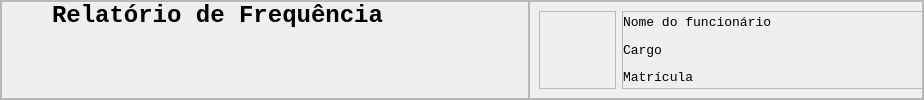
            <widget class="QFrame" name="info_bar_grid_2">
             <property name="minimumSize">
              <size>
               <width>924</width>
               <height>100</height>
              </size>
             </property>
             <property name="maximumSize">
              <size>
               <width>924</width>
               <height>100</height>
              </size>
             </property>
             <property name="frameShape">
              <enum>QFrame::StyledPanel</enum>
             </property>
             <property name="frameShadow">
              <enum>QFrame::Raised</enum>
             </property>
             <layout class="QHBoxLayout" name="horizontalLayout_17">
              <property name="spacing">
               <number>0</number>
              </property>
              <property name="leftMargin">
               <number>0</number>
              </property>
              <property name="topMargin">
               <number>0</number>
              </property>
              <property name="rightMargin">
               <number>0</number>
              </property>
              <property name="bottomMargin">
               <number>0</number>
              </property>
              <item>
               <widget class="QFrame" name="title_marc_grid_2">
                <property name="maximumSize">
                 <size>
                  <width>530</width>
                  <height>100</height>
                 </size>
                </property>
                <property name="frameShape">
                 <enum>QFrame::StyledPanel</enum>
                </property>
                <property name="frameShadow">
                 <enum>QFrame::Raised</enum>
                </property>
                <layout class="QVBoxLayout" name="verticalLayout_45">
                 <property name="spacing">
                  <number>0</number>
                 </property>
                 <property name="leftMargin">
                  <number>50</number>
                 </property>
                 <property name="topMargin">
                  <number>0</number>
                 </property>
                 <property name="rightMargin">
                  <number>0</number>
                 </property>
                 <property name="bottomMargin">
                  <number>0</number>
                 </property>
                 <item alignment="Qt::AlignTop">
                  <widget class="QLabel" name="title_marc_text_2">
                   <property name="font">
                    <font>
                     <family>Lucida Console</family>
                     <pointsize>18</pointsize>
                     <weight>75</weight>
                     <bold>true</bold>
                    </font>
                   </property>
                   <property name="text">
                    <string>Relatório de Frequência</string>
                   </property>
                  </widget>
                 </item>
                </layout>
               </widget>
              </item>
              <item>
               <widget class="QFrame" name="func_info_grid_2">
                <property name="minimumSize">
                 <size>
                  <width>0</width>
                  <height>0</height>
                 </size>
                </property>
                <property name="maximumSize">
                 <size>
                  <width>394</width>
                  <height>100</height>
                 </size>
                </property>
                <property name="frameShape">
                 <enum>QFrame::StyledPanel</enum>
                </property>
                <property name="frameShadow">
                 <enum>QFrame::Raised</enum>
                </property>
                <layout class="QHBoxLayout" name="horizontalLayout_18">
                 <item alignment="Qt::AlignHCenter">
                  <widget class="QFrame" name="frame_38">
                   <property name="maximumSize">
                    <size>
                     <width>90</width>
                     <height>16777215</height>
                    </size>
                   </property>
                   <property name="frameShape">
                    <enum>QFrame::StyledPanel</enum>
                   </property>
                   <property name="frameShadow">
                    <enum>QFrame::Raised</enum>
                   </property>
                   <layout class="QVBoxLayout" name="verticalLayout_46">
                    <property name="spacing">
                     <number>0</number>
                    </property>
                    <property name="leftMargin">
                     <number>0</number>
                    </property>
                    <property name="topMargin">
                     <number>0</number>
                    </property>
                    <property name="rightMargin">
                     <number>0</number>
                    </property>
                    <property name="bottomMargin">
                     <number>0</number>
                    </property>
                    <item>
                     <widget class="QLabel" name="user_icon3_2">
                      <property name="minimumSize">
                       <size>
                        <width>75</width>
                        <height>75</height>
                       </size>
                      </property>
                      <property name="maximumSize">
                       <size>
                        <width>75</width>
                        <height>75</height>
                       </size>
                      </property>
                      <property name="text">
                       <string/>
                      </property>
                      <property name="pixmap">
                       <pixmap resource="icons.qrc">:/icons/telas e icons/icons/Bianca/Icones e Imagens/IconeFuncionario.svg</pixmap>
                      </property>
                      <property name="scaledContents">
                       <bool>true</bool>
                      </property>
                      <property name="alignment">
                       <set>Qt::AlignCenter</set>
                      </property>
                     </widget>
                    </item>
                   </layout>
                  </widget>
                 </item>
                 <item>
                  <widget class="QFrame" name="user_info_2">
                   <property name="sizePolicy">
                    <sizepolicy hsizetype="Expanding" vsizetype="Preferred">
                     <horstretch>0</horstretch>
                     <verstretch>0</verstretch>
                    </sizepolicy>
                   </property>
                   <property name="minimumSize">
                    <size>
                     <width>394</width>
                     <height>0</height>
                    </size>
                   </property>
                   <property name="maximumSize">
                    <size>
                     <width>394</width>
                     <height>100</height>
                    </size>
                   </property>
                   <property name="frameShape">
                    <enum>QFrame::StyledPanel</enum>
                   </property>
                   <property name="frameShadow">
                    <enum>QFrame::Raised</enum>
                   </property>
                   <layout class="QVBoxLayout" name="verticalLayout_47">
                    <property name="leftMargin">
                     <number>0</number>
                    </property>
                    <property name="topMargin">
                     <number>0</number>
                    </property>
                    <property name="rightMargin">
                     <number>0</number>
                    </property>
                    <property name="bottomMargin">
                     <number>0</number>
                    </property>
                    <item>
                     <widget class="QLabel" name="username_txt_2">
                      <property name="font">
                       <font>
                        <family>Lucida Console</family>
                        <pointsize>10</pointsize>
                        <weight>50</weight>
                        <bold>false</bold>
                       </font>
                      </property>
                      <property name="text">
                       <string>Nome do funcionário</string>
                      </property>
                     </widget>
                    </item>
                    <item>
                     <widget class="QLabel" name="cargo_txt_2">
                      <property name="font">
                       <font>
                        <family>Lucida Console</family>
                        <pointsize>10</pointsize>
                       </font>
                      </property>
                      <property name="text">
                       <string>Cargo</string>
                      </property>
                     </widget>
                    </item>
                    <item>
                     <widget class="QLabel" name="matricula_txt_2">
                      <property name="font">
                       <font>
                        <family>Lucida Console</family>
                        <pointsize>10</pointsize>
                       </font>
                      </property>
                      <property name="text">
                       <string>Matrícula</string>
                      </property>
                     </widget>
                    </item>
                   </layout>
                  </widget>
                 </item>
                </layout>
               </widget>
              </item>
             </layout>
            </widget>
